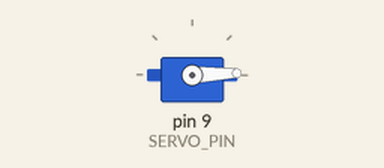
Recording of a sketch running on a simulated Arduino Uno, built with avr-gcc and run on an emulated ATmega328P. Shown: servo.

Above: at 0.05 s.
At 1.75 s:
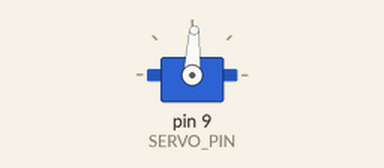
At 3.45 s:
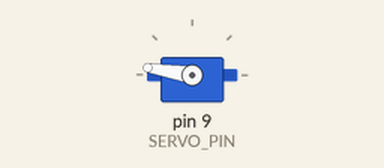
At 6.9 s:
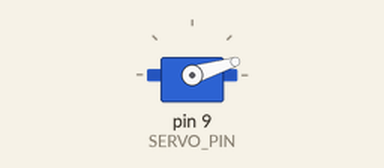
Timing chart, 0 to 9.4 s (numbered marks = the images above):
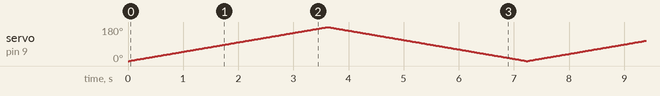

The sketch:

servo_intro.ino
```cpp
#include <Servo.h>
#define SERVO_PIN 9

Servo servo;
int polozaj;

void setup() {
  Serial.begin(9600);
  servo.attach(SERVO_PIN);

  polozaj = 0;
  servo.write(polozaj);
}

void loop() {
  for (polozaj = 0; polozaj < 180; polozaj++) {
    servo.write(polozaj);
    delay(20);
  }
  for (polozaj = 180; polozaj > 0; polozaj--) {
    servo.write(polozaj);
    delay(20);
  }

}
```
